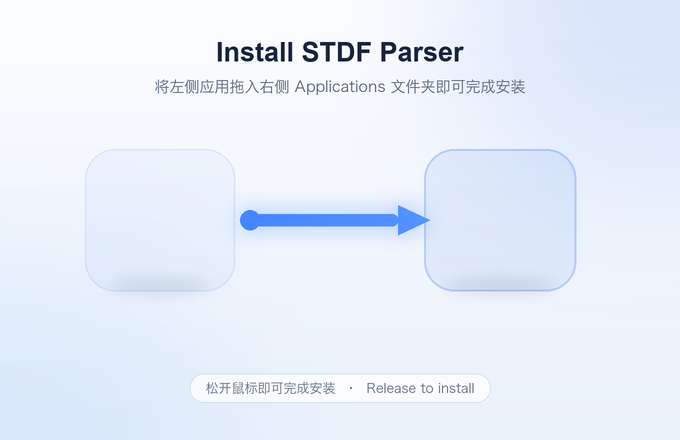

This chart was generated by the following Python code:
"""Generate the DMG installer background.

Renders a modern, bilingual "drag the app into Applications" backdrop and emits
three assets in this folder:

  * install-background.png      (680x440, 1x)
  * install-background@2x.png   (1360x880, 2x / retina)
  * install-background.tiff     (multi-resolution HiDPI, via tiffutil)

The artwork is supersampled (rendered at 2x then downscaled with LANCZOS) for
crisp edges, soft gradients and glows. Geometry is kept in sync with the
create-dmg window in the build scripts: --window-size 680 440, --icon-size 128,
app icon centered at (160, 220), Applications at (500, 220). Finder draws the two
icons *and their filenames* itself, so this artwork deliberately leaves those
spots clear and does not draw the name labels.
"""

from pathlib import Path
import subprocess
import sys

import numpy as np
from PIL import Image, ImageColor, ImageDraw, ImageFilter, ImageFont


HERE = Path(__file__).parent
PNG = HERE / "install-background.png"
PNG2X = HERE / "install-background@2x.png"
TIFF = HERE / "install-background.tiff"

W, H = 680, 440          # 1x layout, in points (must match the build scripts)
S = 2                    # supersample factor
BW, BH = W * S, H * S

APP_C = (160, 220)       # app icon center (Finder overlays the real icon here)
APPS_C = (500, 220)      # Applications folder center


def sc(v: float) -> int:
    return int(round(v * S))


def font(size: float, bold: bool = False, cjk: bool = False) -> ImageFont.FreeTypeFont:
    if cjk:
        candidates = [
            "/System/Library/Fonts/Hiragino Sans GB.ttc",
            "/System/Library/Fonts/STHeiti Medium.ttc" if bold else "/System/Library/Fonts/STHeiti Light.ttc",
            "/System/Library/Fonts/PingFang.ttc",
        ]
    else:
        candidates = [
            "/System/Library/Fonts/Supplemental/Arial Bold.ttf" if bold else "/System/Library/Fonts/Supplemental/Arial.ttf",
            "/System/Library/Fonts/HelveticaNeue.ttc",
            "/System/Library/Fonts/Hiragino Sans GB.ttc",
        ]
    for candidate in candidates:
        try:
            return ImageFont.truetype(candidate, size=sc(size))
        except OSError:
            continue
    return ImageFont.load_default()


def vgradient(top: str, bottom: str) -> Image.Image:
    t = np.linspace(0.0, 1.0, BH).reshape(BH, 1, 1)
    a = np.array(ImageColor.getrgb(top), dtype=float)
    b = np.array(ImageColor.getrgb(bottom), dtype=float)
    col = np.repeat(a * (1 - t) + b * t, BW, axis=1)
    return Image.fromarray(col.astype("uint8"), "RGB")


def hgradient(left: str, right: str) -> Image.Image:
    t = np.linspace(0.0, 1.0, BW).reshape(1, BW, 1)
    a = np.array(ImageColor.getrgb(left), dtype=float)
    b = np.array(ImageColor.getrgb(right), dtype=float)
    col = np.repeat(a * (1 - t) + b * t, BH, axis=0)
    return Image.fromarray(col.astype("uint8"), "RGB")


def stamp(base: Image.Image, color: str, mask: Image.Image, alpha: float = 1.0) -> None:
    """Paint a solid color onto base through an L mask, scaled by alpha."""
    if alpha != 1.0:
        mask = mask.point(lambda v: int(v * alpha))
    base.paste(Image.new("RGB", base.size, color), (0, 0), mask)


def blob(base, color, center, radius, alpha, blur) -> None:
    cx, cy = center
    m = Image.new("L", base.size, 0)
    ImageDraw.Draw(m).ellipse(
        [sc(cx - radius), sc(cy - radius), sc(cx + radius), sc(cy + radius)], fill=255
    )
    stamp(base, color, m.filter(ImageFilter.GaussianBlur(sc(blur))), alpha)


def soft_shadow(base, center, rx, ry, alpha, blur, color="#16243d") -> None:
    cx, cy = center
    m = Image.new("L", base.size, 0)
    ImageDraw.Draw(m).ellipse([sc(cx - rx), sc(cy - ry), sc(cx + rx), sc(cy + ry)], fill=255)
    stamp(base, color, m.filter(ImageFilter.GaussianBlur(sc(blur))), alpha)


def tile(base, center, w, h, radius, fill, fill_a, border, border_a, border_w) -> None:
    cx, cy = center
    box = [sc(cx - w / 2), sc(cy - h / 2), sc(cx + w / 2), sc(cy + h / 2)]
    fm = Image.new("L", base.size, 0)
    ImageDraw.Draw(fm).rounded_rectangle(box, radius=sc(radius), fill=255)
    stamp(base, fill, fm, fill_a)
    bm = Image.new("L", base.size, 0)
    ImageDraw.Draw(bm).rounded_rectangle(box, radius=sc(radius), outline=255, width=sc(border_w))
    stamp(base, border, bm, border_a)


def _arrow(draw: ImageDraw.ImageDraw, color) -> None:
    y = 220
    draw.ellipse([sc(240), sc(y - 10), sc(260), sc(y + 10)], fill=color)            # handle
    draw.rounded_rectangle([sc(250), sc(y - 6), sc(398), sc(y + 6)], radius=sc(6), fill=color)
    draw.polygon([(sc(398), sc(y - 15)), (sc(430), sc(y)), (sc(398), sc(y + 15))], fill=color)


def draw_arrow(base: Image.Image) -> None:
    glow = Image.new("L", base.size, 0)
    _arrow(ImageDraw.Draw(glow), 255)
    stamp(base, "#2f74ff", glow.filter(ImageFilter.GaussianBlur(sc(11))), 0.45)
    shape = Image.new("L", base.size, 0)
    _arrow(ImageDraw.Draw(shape), 255)
    base.paste(hgradient("#2f74ff", "#6aa6ff"), (0, 0), shape)


def main() -> None:
    base = vgradient("#fcfdff", "#e9f1fb")

    blob(base, "#2667e8", (612, 26), 150, 0.16, 78)      # top-right brand glow
    blob(base, "#6aa6ff", (58, 412), 150, 0.13, 78)      # bottom-left soft glow

    tile(base, APP_C, 150, 142, 30, "#2667e8", 0.045, "#2667e8", 0.10, 1.5)   # source card
    tile(base, APPS_C, 152, 142, 30, "#2667e8", 0.090, "#2667e8", 0.22, 2.0)  # drop target

    soft_shadow(base, (160, 286), 50, 9, 0.10, 6)
    soft_shadow(base, (500, 286), 56, 9, 0.10, 6)

    draw_arrow(base)

    draw = ImageDraw.Draw(base)
    draw.text((sc(340), sc(52)), "Install STDF Parser",
              font=font(27, bold=True), fill="#16243d", anchor="mm")
    draw.text((sc(340), sc(86)), "将左侧应用拖入右侧 Applications 文件夹即可完成安装",
              font=font(15, cjk=True), fill="#56657d", anchor="mm")

    hint = "松开鼠标即可完成安装  ·  Release to install"
    hf = font(13, cjk=True)
    box = draw.textbbox((0, 0), hint, font=hf)
    tw, th = box[2] - box[0], box[3] - box[1]
    cx, cy = sc(340), sc(388)
    padx, pady = sc(16), sc(8)
    pill = [cx - tw // 2 - padx, cy - th // 2 - pady, cx + tw // 2 + padx, cy + th // 2 + pady]
    r = (pill[3] - pill[1]) // 2
    fm = Image.new("L", base.size, 0)
    ImageDraw.Draw(fm).rounded_rectangle(pill, radius=r, fill=255)
    stamp(base, "#ffffff", fm, 0.72)
    bm = Image.new("L", base.size, 0)
    ImageDraw.Draw(bm).rounded_rectangle(pill, radius=r, outline=255, width=sc(1))
    stamp(base, "#cfdcec", bm, 0.9)
    draw.text((cx, cy), hint, font=hf, fill="#5f6e84", anchor="mm")

    base.save(PNG2X)
    base.resize((W, H), Image.LANCZOS).save(PNG)
    print(f"wrote {PNG}")
    print(f"wrote {PNG2X}")
    try:
        subprocess.run(
            ["tiffutil", "-cathidpicheck", str(PNG), str(PNG2X), "-out", str(TIFF)],
            check=True, capture_output=True,
        )
        print(f"wrote {TIFF}")
    except (OSError, subprocess.CalledProcessError) as exc:
        print(f"warning: tiffutil failed ({exc}); build will fall back to PNG", file=sys.stderr)


if __name__ == "__main__":
    main()
